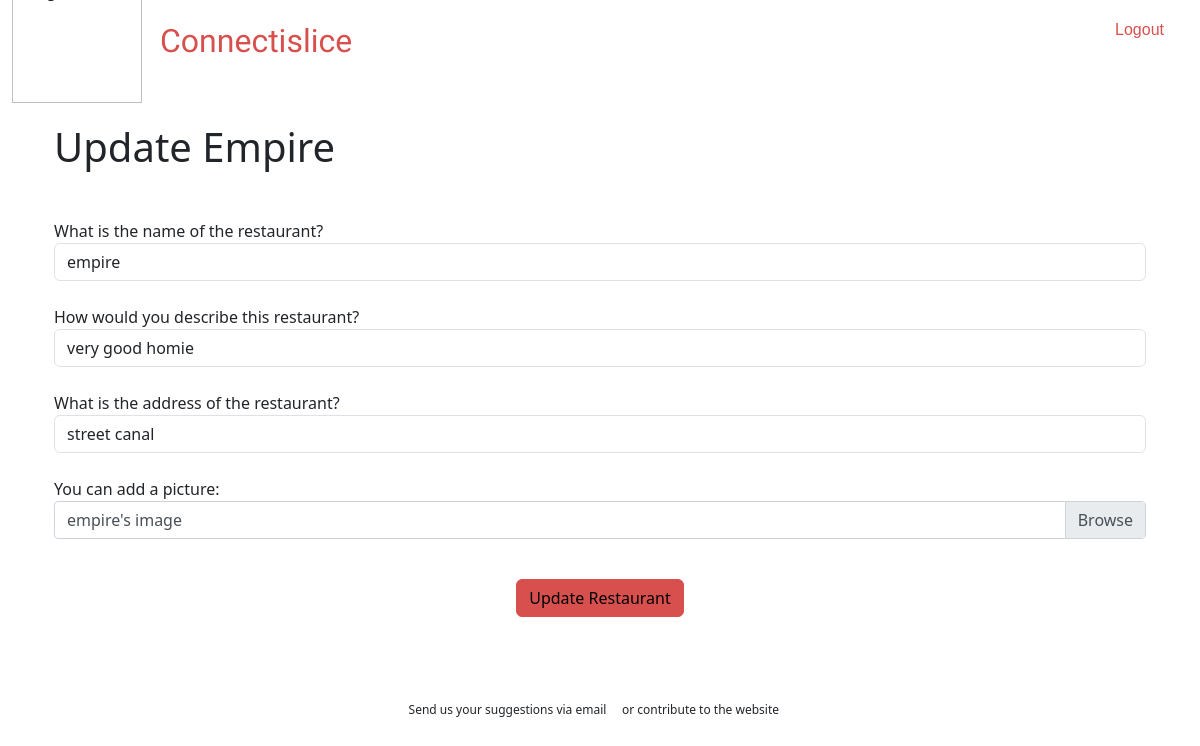
/61/update/ (signed in), run on an earlier commit of the app's database.
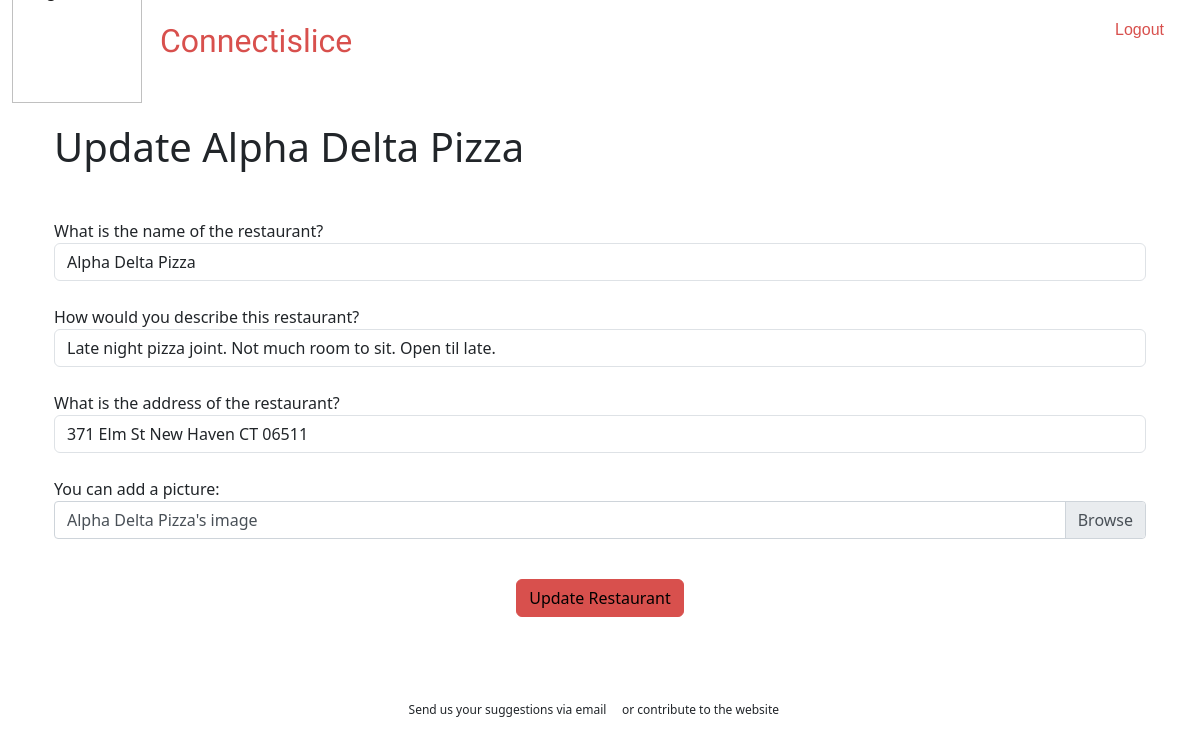
And on a later commit of the database.
### restaurants/models.py (models this page shows, shortened)
class Restaurant(models.Model):
    name = models.CharField(max_length=100)
    description = models.TextField(max_length=1000)
    address = models.CharField(max_length=100)
    image = CloudinaryField('image', null=True, blank=True)
    created_by = models.ForeignKey(User, on_delete=models.CASCADE,  default=1)
    class Meta:
        permissions = [('can_delete_restaurant', 'Can delete restaurant')]
    def user_can_delete(self, user):
        return user == self.created_by

### restaurants/views.py (the view)
# urls.py: path('<int:pk>/update/', views.restaurant_update, name='restaurant_update'),
@login_required
def restaurant_update(request, pk):
    restaurant = get_object_or_404(Restaurant, pk=pk)
    if not restaurant.user_can_delete(request.user):
        return redirect('restaurant_detail', pk=pk)
    if request.method == 'POST':
        form = RestaurantForm(request.POST, request.FILES, instance=restaurant)
        if form.is_valid():
            restaurant.address = restaurant.address.replace(",", "")
            form.save()
            return redirect('restaurant_detail', pk=pk)
    else:
        form = RestaurantForm(instance=restaurant)
    context = {
        'form': form,
        'restaurant': restaurant
    }
    return render(request, 'restaurant_update.html', context)

### restaurants/forms.py
class RestaurantForm(forms.ModelForm):
    class Meta:
        model = Restaurant
        fields = ['name', 'description', 'address', 'image']
        labels = {
            'name': 'What is the name of the restaurant?',
            'description': 'How would you describe this restaurant?',
            'address': 'What is the address of the restaurant?',
            'image': 'You can add a picture:'
        }

### restaurants/templates/restaurant_update.html (shortened to what this page needs)
{% extends "base.html" %}
{% load static %}
{% load crispy_forms_tags %}
{% block page_content %}
  <body>
    <div class="container">
      <h1 class= "mb-5 mt-5">Update {{ restaurant.name|title }}</h1>
      <form method="POST" enctype="multipart/form-data">
        <div class="form-group">
          {{ form.name.label }}
          <input type="text"
                 class="form-control mb-4"
                 name="name"
                 value="{{ restaurant.name }}">
          {{ form.description.label }}
          <input type="text"
                 class="form-control mb-4"
                 name="description"
                 value="{{ restaurant.description }}">
          {{ form.address.label }}
          <input type="text"
                 class="form-control mb-4"
                 name="address"
                 value="{{ restaurant.address }}">
          {{ form.image.label }}
          <div class="custom-file  mb-4">
            <label class="custom-file-label" for="{{ form.image.label }}">{{ restaurant.name }}'s image</label>
          </div>
        </div>
        <div class="text-center">
        <input type="submit" value="Update Restaurant" class="btn btn-primary" />
        </div>
      </div>
</body>
{% endblock %}

### connectislice/templates/base.html (shortened to what this page needs)
<html>
  {% load static %}
  <head>
    <link rel="stylesheet"
          href="https://stackpath.bootstrapcdn.com/bootstrap/4.5.0/css/bootstrap.min.css">
    <link href="{% static 'css/styles.css' %}" rel="stylesheet" type="text/css" />
    <link href="{% static 'css/custom.css' %}" rel="stylesheet" type="text/css" />
    <link href="{% static 'fontawesomefree/css/fontawesome.css' %}"
          rel="stylesheet"
          type="text/css">
    <link href="{% static 'fontawesomefree/css/solid.css' %}"
          rel="stylesheet"
          type="text/css">
    <link href="{% static 'fontawesomefree/css/brands.css' %}"
          rel="stylesheet"
          type="text/css">
    <link href='https://api.mapbox.com/mapbox-gl-js/v2.9.1/mapbox-gl.css'
          rel='stylesheet' />
  </head>
  <body>
    {% include 'shared/navbar.html' %}
    <div class="container">
      {% block page_content %}{% endblock %}
    </div>
    {% include 'shared/footer.html' %}
  </body>
</html>

### restaurants/templates/shared/navbar.html (shortened to what this page needs)
{% load static %}
{% block page_content %}
<div class="navbar navbar-expand-sm navbar-light navbar-lewagon">
  <div class="container-fluid">
    <a class="navbar-brand" href="/">
      <img src="{% static 'logo.jpg' %}" alt="logo">
    </a>
    <div class="nav-item-title">
      <a href="/">
        <h2>Connectislice</h2>
      </a>
    </div>
    <div class="collapse navbar-collapse" id="navbarSupportedContent">
      <ul class="navbar-nav me-auto">
        {% if user.is_authenticated %}
        <li class="nav-item">
          <p><a href="{% url 'logout' %}"  class='px-4'>Logout</a></p>
        </li>
        {% endif %}
      </ul>
    </div>
  </div>
</div>
{% endblock %}

### restaurants/templates/shared/footer.html
 {% load static %}
{% block page_content %}
<div class="footer mb-3 text-center">
    <div class="footer-links">
      Send us your suggestions via email
      <a href="mailto: hello@alexisns.com"><i class="fa-solid fa-envelope"></i></a>
      or contribute to the website
      <a href="https://github.com/alexisnsns/connectislice" target="_blank"><i class="fa-brands fa-github"></i></a>
    </div>
  </div>
  {% endblock %}

### restaurants/static/css/styles.css (style rules this page uses)
:root { --red: #d8504d; --yellow: #ffda54; }
.navbar-lewagon { justify-content: space-between; background: transparent; position: sticky; top: 0; z-index: 100; height: 75px; font-family: "IBM Plex Sans", sans-serif; margin-bottom: 2em; }
.navbar-lewagon .navbar-collapse { flex-grow: 0; }
.navbar-lewagon .navbar-brand img { width: 130px; position: relative; }
.nav-item-title { position: absolute; left: 10em; font-family: "Borel", cursive; margin-top: 1em; }
.nav-item-title h2 { line-height: 25px; }
a { color: black; }
a:link { text-decoration: none; }
.footer { font-size: 12px; margin-top: 7%; padding-bottom: 1%; }

What changed in the data, as far as the page shows it:
changed Restaurant: name "Empire" → "Alpha Delta Pizza"; name "empire" → "Alpha Delta Pizza"; description "very good homie" → "Late night pizza joint. Not much room to sit. Open til late."; address "street canal" → "371 Elm St New Haven CT 06511"
